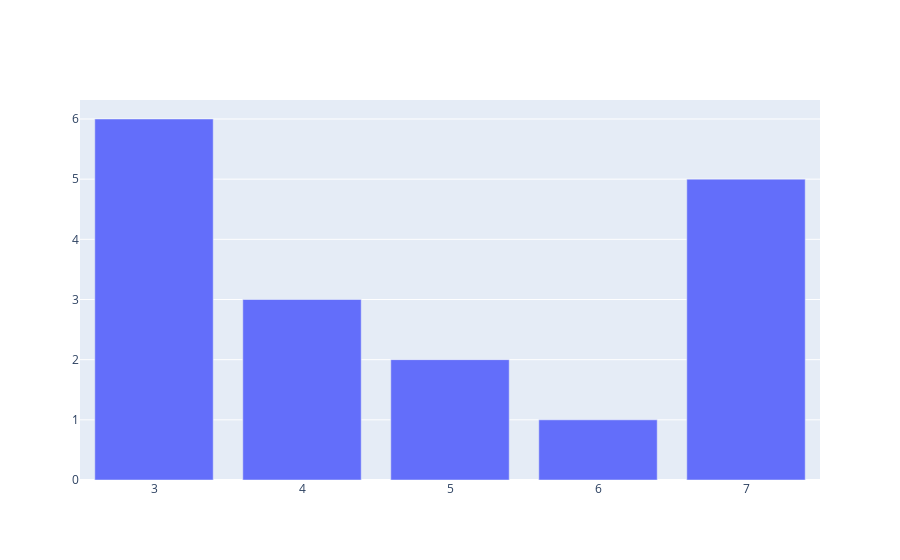

Notebook code for this chart:
### Code cell
fig=go.Figure()
fig.add_trace(go.Bar(x=[3,4,5,6,7],y=[6,3,2,1,5] ))
fig.show()

### Figure 1 — Plotly figure (JSON) as saved in the notebook; plotly's stock layout.template omitted (floating-point values rounded to 4 significant figures)
{"data": [{"type": "bar", "x": [3, 4, 5, 6, 7], "y": [6, 3, 2, 1, 5]}], "layout": {}}
